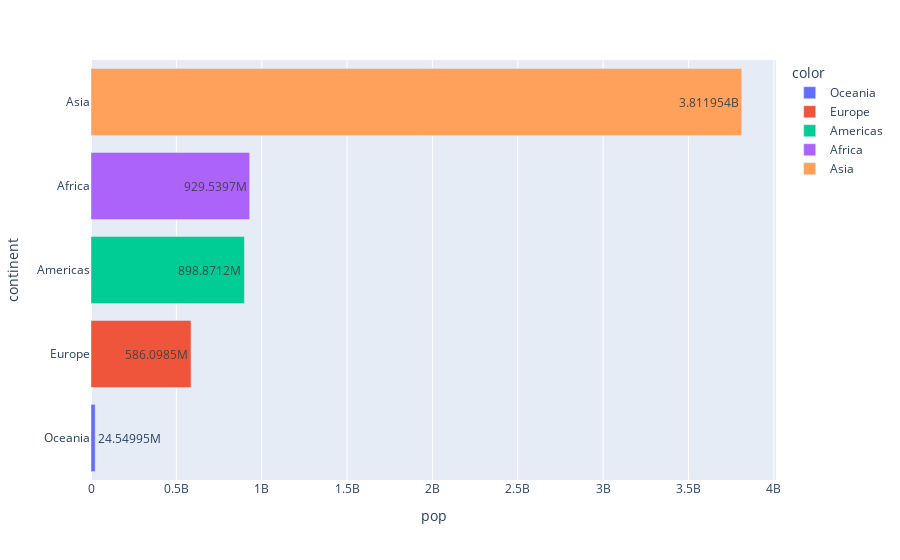

Here is the notebook cell this chart was saved with:
### Code cell
ef_2007 = ef.query('year==2007')

ef_2007_new = ef_2007.groupby('continent').sum().sort_values('pop', ascending=True)
fig=px.bar(ef_2007_new, x='pop', y=ef_2007_new.index, color=['Oceania', 'Europe', 'Americas', 'Africa', 'Asia'],  text_auto=True)

fig.show()

### Figure 1 — Plotly figure (JSON) as saved in the notebook; plotly's stock layout.template omitted (floating-point values rounded to 4 significant figures)
{"data": [{"alignmentgroup": "True", "hovertemplate": "color=Oceania<br>pop=%{x}<br>continent=%{y}<extra></extra>", "legendgroup": "Oceania", "marker": {"color": "#636efa", "pattern": {"shape": ""}}, "name": "Oceania", "offsetgroup": "Oceania", "orientation": "h", "showlegend": true, "textposition": "auto", "texttemplate": "%{x}", "type": "bar", "x": [24549947], "xaxis": "x", "y": ["Oceania"], "yaxis": "y"}, {"alignmentgroup": "True", "hovertemplate": "color=Europe<br>pop=%{x}<br>continent=%{y}<extra></extra>", "legendgroup": "Europe", "marker": {"color": "#EF553B", "pattern": {"shape": ""}}, "name": "Europe", "offsetgroup": "Europe", "orientation": "h", "showlegend": true, "textposition": "auto", "texttemplate": "%{x}", "type": "bar", "x": [586098529], "xaxis": "x", "y": ["Europe"], "yaxis": "y"}, {"alignmentgroup": "True", "hovertemplate": "color=Americas<br>pop=%{x}<br>continent=%{y}<extra></extra>", "legendgroup": "Americas", "marker": {"color": "#00cc96", "pattern": {"shape": ""}}, "name": "Americas", "offsetgroup": "Americas", "orientation": "h", "showlegend": true, "textposition": "auto", "texttemplate": "%{x}", "type": "bar", "x": [898871184], "xaxis": "x", "y": ["Americas"], "yaxis": "y"}, {"alignmentgroup": "True", "hovertemplate": "color=Africa<br>pop=%{x}<br>continent=%{y}<extra></extra>", "legendgroup": "Africa", "marker": {"color": "#ab63fa", "pattern": {"shape": ""}}, "name": "Africa", "offsetgroup": "Africa", "orientation": "h", "showlegend": true, "textposition": "auto", "texttemplate": "%{x}", "type": "bar", "x": [929539692], "xaxis": "x", "y": ["Africa"], "yaxis": "y"}, {"alignmentgroup": "True", "hovertemplate": "color=Asia<br>pop=%{x}<br>continent=%{y}<extra></extra>", "legendgroup": "Asia", "marker": {"color": "#FFA15A", "pattern": {"shape": ""}}, "name": "Asia", "offsetgroup": "Asia", "orientation": "h", "showlegend": true, "textposition": "auto", "texttemplate": "%{x}", "type": "bar", "x": [3811953827], "xaxis": "x", "y": ["Asia"], "yaxis": "y"}], "layout": {"barmode": "relative", "legend": {"title": {"text": "color"}, "tracegroupgap": 0}, "margin": {"t": 60}, "xaxis": {"anchor": "y", "domain": [0, 1], "title": {"text": "pop"}}, "yaxis": {"anchor": "x", "domain": [0, 1], "title": {"text": "continent"}}}}
